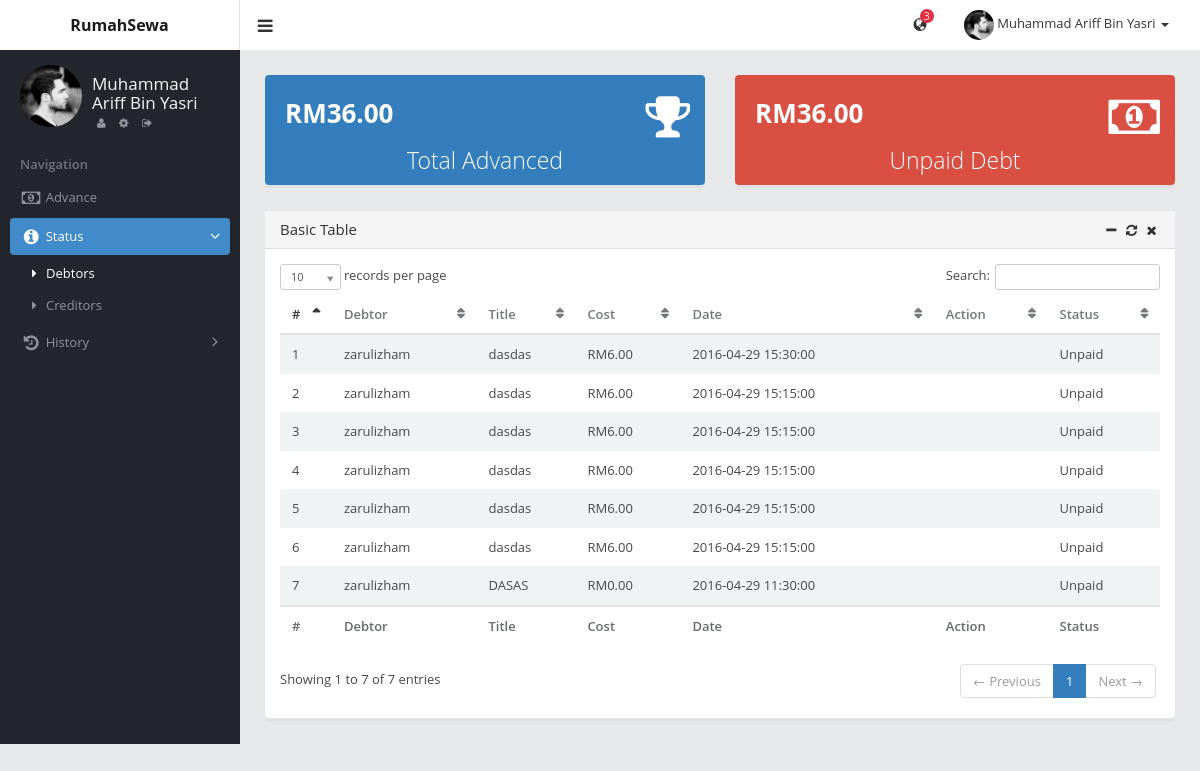
The app's page /debtors.php (signed in) with its own data.
### tables this page shows
CREATE TABLE `rumah_expense` (
  `id` int(11) NOT NULL,
  `title` varchar(200) NOT NULL,
  `type` varchar(50) NOT NULL,
  `image` text NOT NULL,
  `cost` double(4,2) NOT NULL,
  `post_from` varchar(100) NOT NULL,
  `charge_to` varchar(100) NOT NULL,
  `date_added` datetime NOT NULL,
  `date_paid` datetime NOT NULL,
  `status` varchar(20) NOT NULL
);

### debtors.php (the view, shortened to what this page needs)
<?php
	include 'header.php';
?>
<div class="container-fluid-md">
	<div class="row">
        <div class="col-sm-12 col-lg-6">
            <div class="panel panel-metric panel-metric-sm">
                <div class="panel-body panel-body-primary">
                    <div class="metric-content metric-icon">
                        <div class="value">
	                        <?php
		                        $findTotal = $db->prepare("SELECT sum(cost) as total FROM rumah_expense WHERE post_from =:session");
                                $findTotal->bindparam(":session",$_SESSION['uname']);
                                $findTotal->execute();
		                        $r = $findTotal->fetch(PDO::FETCH_ASSOC);
		                        if ($r['total'] == NULL) {
			                        echo 'RM0.00';
		                        } else {
			                        echo 'RM'.$r['total'];
		                        }
		                    ?>
                        </div>
                        <div class="icon">
                            <i class="fa fa-trophy"></i>
                        </div>
                        <header>
                            <h3 class="thin">Total Advanced</h3>
                        </header>
                    </div>
                </div>
            </div>
        </div>
        <div class="col-sm-12 col-lg-6">
            <div class="panel panel-metric panel-metric-sm">
                <div class="panel-body panel-body-danger">
                    <div class="metric-content metric-icon">
                        <div class="value">
	                        <?php
		                        $findTotal = $db->prepare("SELECT sum(cost) as total FROM rumah_expense WHERE post_from =:session AND status != 'Paid'");
                                $findTotal->bindparam(":session",$_SESSION['uname']);
                                $findTotal->execute();
		                        $r = $findTotal->fetch(PDO::FETCH_ASSOC);
		                        if ($r['total'] == NULL) {
			                        echo 'RM0.00';
		                        } else {
			                        echo 'RM'.$r['total'];
		                        }
		                    ?>
                        </div>
                        <div class="icon">
                            <i class="fa fa-money"></i>
                        </div>
                        <header>
                            <h3 class="thin">Unpaid Debt</h3>
                        </header>
                    </div>
                </div>
            </div>
        </div>
	</div>
	<div class="panel panel-default">
        <div class="panel-heading">
            <h4 class="panel-title">Basic Table</h4>
            <div class="panel-options">
                <a href="#" data-rel="collapse"><i class="fa fa-fw fa-minus"></i></a>
                <a href="#" data-rel="reload"><i class="fa fa-fw fa-refresh"></i></a>
                <a href="#" data-rel="close"><i class="fa fa-fw fa-times"></i></a>
            </div>
        </div>
        <div class="panel-body">
            <table id="table-basic" class="table table-striped">
                <thead>
                    <tr>
                        <th>#</th>
                        <th>Debtor</th>
                        <th>Title</th>
                        <th>Cost</th>
                        <th>Date</th>
                        <th>Action</th>
                        <th>Status</th>
                    </tr>
                </thead>
                <tbody>
	                <?php
		            	$index = 0;
						$findDebtors = $db->prepare("SELECT * FROM rumah_expense WHERE post_from = :session AND status != 'Paid' ORDER BY id DESC");
                        $findDebtors->bindparam(":session",$_SESSION['uname']);
                        $findDebtors->execute();
						while ($r = $findDebtors->fetch(PDO::FETCH_ASSOC)) {
							?>
								<tr class="odd gradeX">
			                        <td><?php echo ++$index; ?></td>
			                        <td><?php echo $r['charge_to']; ?></td>
			                        <td><?php echo $r['title']; ?></td>
			                        <td class="center">RM<?php echo $r['cost']; ?></td>
			                        <td class="center"><?php echo $r['date_added']; ?></td>
			                        <td class="center">
			                        </td>
			                        <td class="center"><?php echo $r['status']; ?></td>
			                    </tr>
							<?php
						}
		         	?>
                </tbody>
                <tfoot>
                    <tr>
                        <th>#</th>
                        <th>Debtor</th>
                        <th>Title</th>
                        <th>Cost</th>
                        <th>Date</th>
                        <th>Action</th>
                        <th>Status</th>
                    </tr>
                </tfoot>
            </table>
        </div>
    </div>
</div>
            </div>
        </div>
    </body>
</html>

### records on screen
rumah_expense: charge_to "zarulizham", title "dasdas", cost "6.00", date_added "2016-04-29 15:30:00", status "Unpaid"
rumah_expense: charge_to "zarulizham", title "dasdas", cost "6.00", date_added "2016-04-29 15:15:00", status "Unpaid"
rumah_expense: charge_to "zarulizham", title "dasdas", cost "6.00", date_added "2016-04-29 15:15:00", status "Unpaid"
rumah_expense: charge_to "zarulizham", title "dasdas", cost "6.00", date_added "2016-04-29 15:15:00", status "Unpaid"
rumah_expense: charge_to "zarulizham", title "dasdas", cost "6.00", date_added "2016-04-29 15:15:00", status "Unpaid"
rumah_expense: charge_to "zarulizham", title "dasdas", cost "6.00", date_added "2016-04-29 15:15:00", status "Unpaid"
rumah_expense: charge_to "zarulizham", title "DASAS", cost "0.00", date_added "2016-04-29 11:30:00", status "Unpaid"

### other values on screen
$_SESSION['name'] "Muhammad Ariff Bin Yasri"
$r['total'] "36.00"
